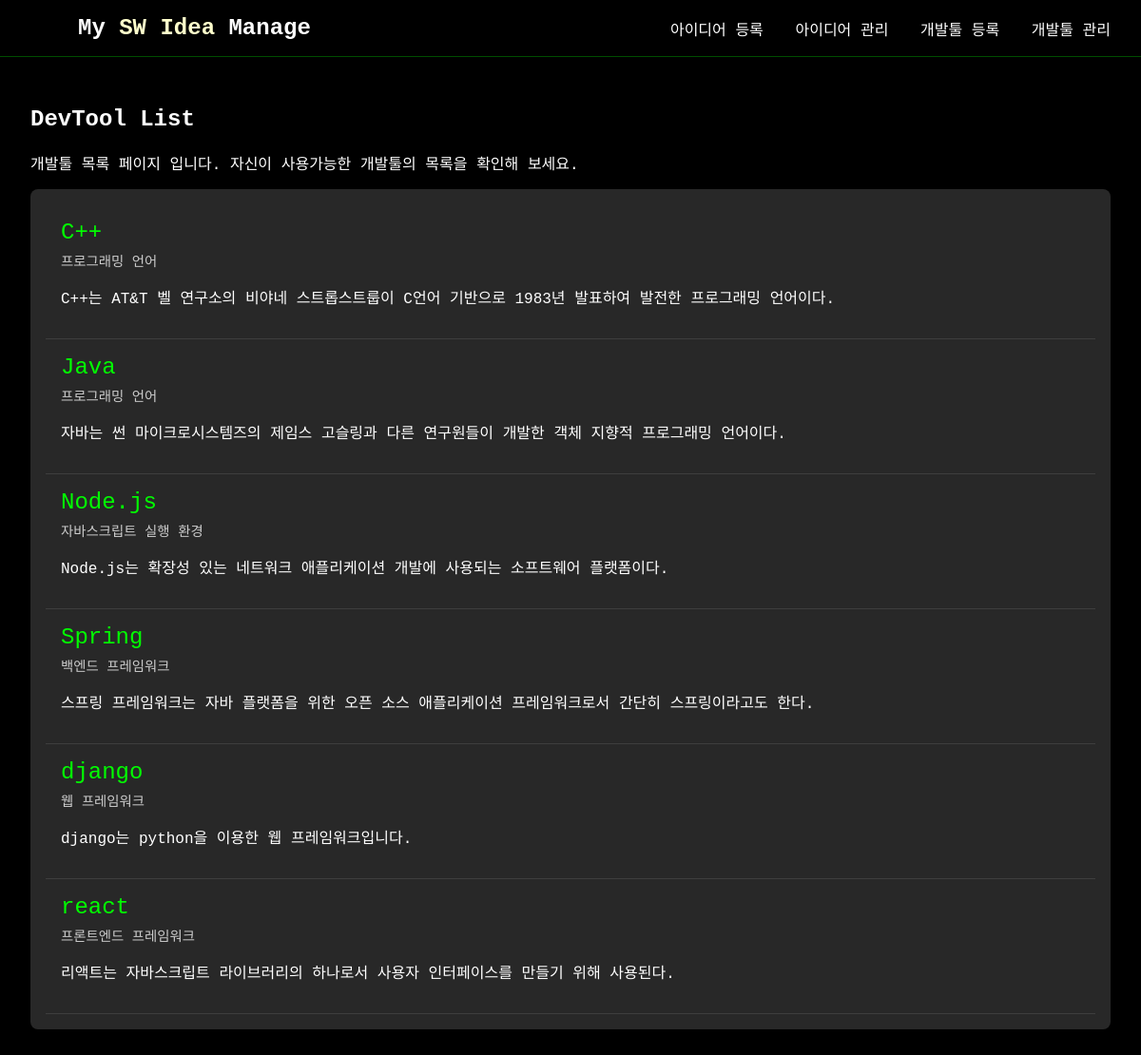
/devtool/list/, run on the app's committed database.
### ideas/models.py (models this page shows, shortened)
class DevTool(models.Model):
    name = models.CharField("이름", max_length=100)
    kind = models.CharField("개발 툴 종류", max_length=100)
    content = models.TextField("내용")
    created_at = models.DateTimeField("생성일지", auto_now_add=True)

### ideas/views.py (the view)
# urls.py: path('devtool/list/', views.devtool_list, name='devtool_list'),
def devtool_list(request):
    devtools = DevTool.objects.all().order_by('name')
    return render(request, 'ideas/devtool_list.html', {'devtools': devtools})

### ideas/templates/ideas/devtool_list.html (shortened to what this page needs)
{% extends 'base.html' %}
{% block content %}
<div class="devtool-container">
    <h2>DevTool List</h2>
    <p>개발툴 목록 페이지 입니다. 자신이 사용가능한 개발툴의 목록을 확인해 보세요.</p>
    <div class="devtool-list">
        {% for tool in devtools %}
        <div class="tool-row">
            <div class="tool-content">
                <a href="{% url 'ideas:devtool_detail' tool.pk %}" class="tool-name">{{ tool.name }}</a>
                <div class="tool-description">{{ tool.kind }}</div>
                <p>{{ tool.content }}</p>
            </div>
        </div>
        {% endfor %}
    </div>
</div>
{% endblock %}

### templates/base.html (shortened to what this page needs)
<!DOCTYPE html>
<html>
<head>
    {% load static %}
    <link rel="stylesheet" href="{% static 'ideas/css/style.css' %}">
</head>
<body>
    <nav class="navbar">
        <div class="nav-brand">
            My <span class="highlight">SW Idea</span> Manage
        </div>
        <div class="nav-links">
            <a href="{% url 'ideas:idea_create' %}">아이디어 등록</a>
            <a href="{% url 'ideas:idea_list' %}">아이디어 관리</a>
            <a href="{% url 'ideas:devtool_create' %}">개발툴 등록</a>
            <a href="{% url 'ideas:devtool_list' %}">개발툴 관리</a>
        </div>
    </nav>
    <main>
        {% block content %}
        {% endblock %}
    </main>
</body>
</html>

### ideas/static/ideas/css/style.css (style rules this page uses)
:root { --bg-dark: rgba(40, 44, 52, 0.95); --text-green: #00ff00; --text-white: #ffffff; }
body { margin: 0; padding: 0; font-family: 'Courier New', monospace; background: #000; color: var(--text-white); }
.nav-links a { color: var(--text-white); text-decoration: none; margin-left: 1.5rem; }
.devtool-container { max-width: 1200px; margin: 0 auto; padding: 2rem; }
.devtool-list { background: rgba(50, 50, 50, 0.8); border-radius: 8px; padding: 1rem; }
.tool-row { padding: 1rem; border-bottom: 1px solid rgba(255, 255, 255, 0.1); cursor: pointer; transition: background-color 0.3s; }
.tool-name { color: #00ff00; font-size: 1.2rem; margin-bottom: 0.5rem; }
.tool-description { color: #cccccc; font-size: 0.9rem; }

### ideas/templates/ideas/devtool_list.html (style rules this page uses)
.tool-name { color: #00ff00; font-size: 24px; text-decoration: none; cursor: pointer; }
.tool-description { margin-top: 5px; }

### templates/base.html (style rules this page uses)
.navbar { background: rgba(0, 0, 0, 0.8); padding: 1rem 2rem; display: flex; justify-content: space-between; align-items: center; border-bottom: 1px solid rgba(0, 255, 0, 0.3); }
.nav-brand { color: var(--text-white); font-weight: bold; font-size: 24px; margin-left: 50px; }
.nav-brand .highlight { color: #ffffcc; }
.nav-links a { color: var(--text-white); text-decoration: none; margin-left: 1.5rem; }

### data on the page
DevTool: name "C++", kind "프로그래밍 언어", content "C++는 AT&T 벨 연구소의 비야네 스트롭스트룹이 C언어 기반으로 1983년 발표하여 발전한 프로그래밍 언어이다."
DevTool: name "Java", kind "프로그래밍 언어", content "자바는 썬 마이크로시스템즈의 제임스 고슬링과 다른 연구원들이 개발한 객체 지향적 프로그래밍 언어이다."
DevTool: name "Node.js", kind "자바스크립트 실행 환경", content "Node.js는 확장성 있는 네트워크 애플리케이션 개발에 사용되는 소프트웨어 플랫폼이다."
DevTool: name "Spring", kind "백엔드 프레임워크", content "스프링 프레임워크는 자바 플랫폼을 위한 오픈 소스 애플리케이션 프레임워크로서 간단히 스프링이라고도 한다."
DevTool: name "django", kind "웹 프레임워크", content "django는 python을 이용한 웹 프레임워크입니다."
DevTool: name "react", kind "프론트엔드 프레임워크", content "리액트는 자바스크립트 라이브러리의 하나로서 사용자 인터페이스를 만들기 위해 사용된다."
